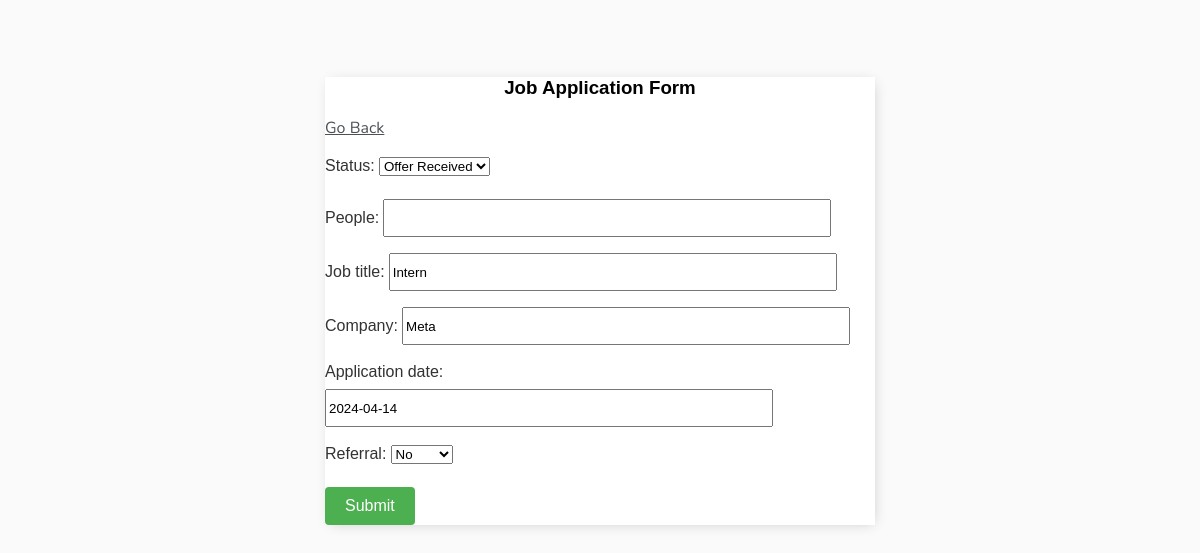
The app's page /application-update/3/ (signed in) with its own data.
### jobapplication/models.py (models this page shows, shortened)
class JobApplication(models.Model):
    STATUS_CHOICES = [
        ('AP', 'Applied'),
        ('IN', 'Interviewing'),
        ('OF', 'Offer Received'),
        ('AC', 'Accepted'),
        ('RE', 'Rejected'),
    ]
    REFERRAL_CHOICES = [
        ('YES', 'Yes'),
        ('NO', 'No'),
    ]
    user=models.ForeignKey(User, on_delete=models.CASCADE, null=True, blank=True)
    job_title = models.CharField(max_length=100)
    company = models.CharField(max_length=100)
    application_date = models.DateField()
    status = models.CharField(max_length=2, choices=STATUS_CHOICES)
    referral = models.CharField(max_length=3, choices=REFERRAL_CHOICES)
    people = models.CharField(max_length=255, blank=True, null=True)

### jobapplication/views.py (the view)
# urls.py: path('application-update/<int:pk>/', ApplicationUpdate.as_view(), name='application-update'),
class ApplicationUpdate(LoginRequiredMixin, UpdateView):
    model=JobApplication
    fields = {'job_title','company', 'application_date','status','referral','people'}
    success_url=reverse_lazy('applications')

### jobapplication/templates/jobapplication/jobapplication_form.html (shortened to what this page needs)
{% extends 'jobapplication/main.html'  %}
{% block content %}
<h3>Job Application Form</h3>
<a href="{% url 'applications' %}">Go Back</a>
<form method="POST" action="">
    {{form.as_p}}
    <button type="submit">Submit</button>
</form>
{% endblock content %}

### jobapplication/templates/jobapplication/main.html (style rules this page uses)
body { background-color: #FAFAFA; font-family: 'Nunito', sans-serif; padding-top: 50px; }
h1,h2,h3,h4,h5,h6 { font-family: 'Raleway', sans-serif; text-align:center; }
a,p { color: #4b5156; }
label { font-family: Arial, sans-serif; font-size: 16px; color: #333; margin-bottom: 8px; display: inline-block; }
button { padding: 10px 20px; background-color: #4CAF50; color: white; border: none; border-radius: 4px; cursor: pointer; font-size: 16px; }
input[type="text"],input[type="password"] { height: 32px; width:80%; }

### records on screen
JobApplication: status "Offer Received", job_title "Intern", company "Meta", application_date "2024-04-14", referral "No"
